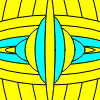
Frame 1 (no input)
Frame 60 (no input): identical to frame 1, image omitted
Frame 120 (the mouse pressed at the canvas centre since frame 60): identical to frame 1, image omitted

The p5.js sketch that drew this single still picture (run headless with seeded random() and noise() and a simulated clock; from frame 60 on, the mouse is pressed at the canvas centre):

// p5.js sketch
// ── sketch.js
// For your initial sketch

function setup() {
  createCanvas(100, 100); //100px by 100px?
}
function draw() {
  background(255,0,0);
  //text("Initial Sketch", 100, height/2);
  for (i=0; i<10; i++){
    for (j=0; j<10; j++){
      ellipse(width/2, height/2, 100-i*30+j*20, 200-i*30+j*20);
      if ((i%5==4 && j%5===4) || (i%5==4 && j%5===1)){
        fill(0,255,255);
      }
    else{
      fill(255,255,0);
    }
    }
  }

}
